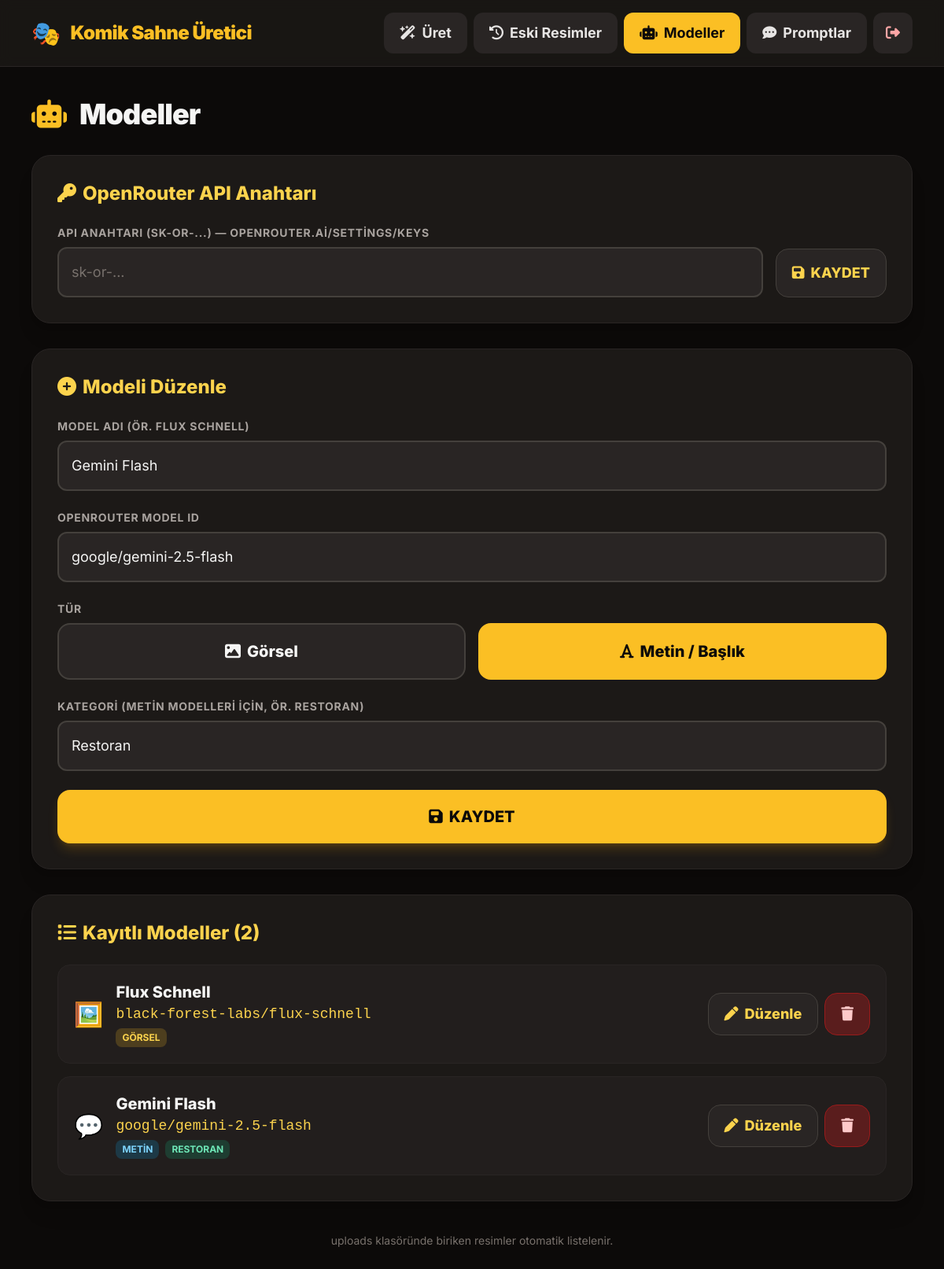
The page /models.php?duzenle=2 (signed in) on the database its author committed.
### tables this page shows
CREATE TABLE modeller (
        id INTEGER PRIMARY KEY AUTOINCREMENT,
        ad TEXT NOT NULL,
        model_id TEXT NOT NULL,
        tip TEXT NOT NULL DEFAULT 'gorsel',
        kategori TEXT NOT NULL DEFAULT ''
    );

### models.php (the view, shortened to what this page needs)
<?php
require __DIR__ . '/config.php';
$pdo = db();
$duzenle = null;
if (!empty($_GET['duzenle'])) {
    $h = $pdo->prepare("SELECT * FROM modeller WHERE id=?");
    $h->execute([(int)$_GET['duzenle']]);
    $duzenle = $h->fetch() ?: null;
}
$modeller = $pdo->query("SELECT * FROM modeller ORDER BY tip, ad")->fetchAll();
?>
<div class="space-y-8">
  <div class="flex items-center gap-4">
    <i class="fa-solid fa-robot text-4xl text-amber-400"></i>
    <h1 class="font-black text-3xl md:text-4xl tracking-tight">Modeller</h1>
  </div>
  <div class="card">
    <h2 class="font-extrabold text-2xl mb-6 text-amber-300"><i class="fa-solid fa-key mr-2"></i>OpenRouter API Anahtarı</h2>
    <form method="post" class="flex flex-col md:flex-row gap-4 items-end">
      <div class="flex-1 w-full">
        <label class="label">API Anahtarı (sk-or-...) — openrouter.ai/settings/keys</label>
        <input class="input" type="password" name="api_anahtar" value="<?= htmlspecialchars(api_anahtari()) ?>" placeholder="sk-or-...">
      </div>
      <button type="submit" class="btn-ikincil md:mb-0 !py-4 shrink-0 w-full md:w-auto"><i class="fa-solid fa-floppy-disk"></i> KAYDET</button>
    </form>
  </div>
  <div class="card">
    <h2 class="font-extrabold text-2xl mb-6 text-amber-300">
      <i class="fa-solid fa-circle-plus mr-2"></i><?= $duzenle ? 'Modeli Düzenle' : 'Yeni Model Ekle' ?>
    </h2>
    <form method="post" class="space-y-6">
      <div>
        <label class="label">Model Adı (ör. Flux Schnell)</label>
        <input class="input" type="text" name="ad" required value="<?= htmlspecialchars($duzenle['ad'] ?? '') ?>" placeholder="Model için takma ad">
      </div>
      <div>
        <label class="label">OpenRouter Model ID</label>
        <input class="input" type="text" name="model_id" required list="model_onerileri" value="<?= htmlspecialchars($duzenle['model_id'] ?? '') ?>" placeholder="ör. black-forest-labs/flux-schnell">
      </div>
      <div>
        <label class="label">Tür</label>
        <div class="grid grid-cols-2 gap-4">
          <label class="cursor-pointer">
            <span class="block text-center rounded-2xl border-2 border-stone-700 bg-stone-800 hover:border-amber-400 py-5 text-xl font-extrabold peer-checked:border-amber-400 peer-checked:bg-amber-400 peer-checked:text-stone-950 transition">
              <i class="fa-solid fa-image mr-2"></i>Görsel
            </span>
          </label>
          <label class="cursor-pointer">
            <span class="block text-center rounded-2xl border-2 border-stone-700 bg-stone-800 hover:border-amber-400 py-5 text-xl font-extrabold peer-checked:border-amber-400 peer-checked:bg-amber-400 peer-checked:text-stone-950 transition">
              <i class="fa-solid fa-font mr-2"></i>Metin / Başlık
            </span>
          </label>
        </div>
      </div>
      <div>
        <label class="label">Kategori (metin modelleri için, ör. Restoran)</label>
        <input class="input" type="text" name="kategori" list="sektor_onerileri" value="<?= htmlspecialchars($duzenle['kategori'] ?? '') ?>" placeholder="Sektör seçimi için">
      </div>
      <button type="submit" class="btn-main">
        <i class="fa-solid <?= $duzenle ? 'fa-floppy-disk' : 'fa-circle-plus' ?>"></i>
        <?= $duzenle ? 'KAYDET' : 'MODELİ EKLE' ?>
      </button>
    </form>
  </div>
  <div class="card">
    <h2 class="font-extrabold text-2xl mb-6 text-amber-300"><i class="fa-solid fa-list mr-2"></i>Kayıtlı Modeller (<?= count($modeller) ?>)</h2>
    <?php if (!$modeller): ?>
      <div class="text-center py-10 text-stone-400">
        <i class="fa-solid fa-robot text-6xl mb-4 text-stone-700"></i>
        <p class="text-2xl font-bold">Henüz model yok.</p>
        <p class="mt-2">Yukarıdan ilk modelini ekle — OpenRouter'dan bir model ID seç.</p>
      </div>
    <?php else: ?>
      <div class="space-y-4">
        <?php foreach ($modeller as $m):
            $gorselMi = $m['tip'] === 'gorsel'; ?>
          <div class="flex flex-col md:flex-row md:items-center justify-between gap-4 rounded-2xl border border-stone-800 bg-stone-800/50 p-5">
            <div class="flex items-start md:items-center gap-4">
              <span class="text-3xl"><?= $gorselMi ? '🖼️' : '💬' ?></span>
              <div>
                <div class="font-extrabold text-xl"><?= htmlspecialchars($m['ad']) ?></div>
                <code class="text-amber-300 text-lg break-all"><?= htmlspecialchars($m['model_id']) ?></code>
                <div class="mt-1 flex flex-wrap gap-2">
                  <span class="text-xs font-bold uppercase px-2 py-1 rounded-lg <?= $gorselMi ? 'bg-amber-400/20 text-amber-300' : 'bg-sky-500/20 text-sky-300' ?>"><?= $gorselMi ? 'Görsel' : 'Metin' ?></span>
                  <?php if (!$gorselMi && $m['kategori'] !== ''): ?>
                    <span class="text-xs font-bold uppercase px-2 py-1 rounded-lg bg-emerald-500/20 text-emerald-300"><?= htmlspecialchars($m['kategori']) ?></span>
                  <?php endif; ?>
                </div>
              </div>
            </div>
            <div class="flex gap-2 shrink-0">
              <a href="models.php?duzenle=<?= (int)$m['id'] ?>" class="btn-ikincil"><i class="fa-solid fa-pen"></i> Düzenle</a>
              <a href="models.php?sil=<?= (int)$m['id'] ?>" class="btn-tehlike" onclick="return confirm('Bu model silinsin mi?')"><i class="fa-solid fa-trash"></i></a>
            </div>
          </div>
        <?php endforeach; ?>
      </div>
    <?php endif; ?>
  </div>
</div>

### config.php (style rules this page uses)
.input { @apply w-full rounded-xl bg-stone-800 border-2 border-stone-700 px-4 py-4 text-lg text-stone-100 placeholder-stone-500 focus:outline-none focus:border-amber-400 transition; }
.label { @apply block text-sm font-bold uppercase tracking-wider text-stone-400 mb-2; }
.btn-main { @apply inline-flex items-center justify-center gap-2 w-full rounded-2xl bg-amber-400 hover:bg-amber-300 text-stone-950 text-xl font-extrabold py-5 shadow-lg shadow-amber-500/20 transition active:scale-95; }
.btn-ikincil { @apply inline-flex items-center justify-center gap-2 rounded-2xl bg-stone-800 hover:bg-stone-700 text-amber-300 text-lg font-extrabold px-5 py-3 border border-stone-700 transition active:scale-95; }
.btn-tehlike { @apply inline-flex items-center justify-center gap-2 rounded-2xl bg-red-900/60 hover:bg-red-800 text-red-200 text-lg font-extrabold px-5 py-3 border border-red-800 transition active:scale-95; }
.card { @apply bg-stone-900 border border-stone-800 rounded-3xl p-6 md:p-8 shadow-xl; }

### rows shown on the page
modeller: ad "Gemini Flash", model_id "google/gemini-2.5-flash", kategori "Restoran", model "google/gemini-2.5-flash", tip "METIN", kategori "RESTORAN"
modeller: ad "Flux Schnell", model "black-forest-labs/flux-schnell", tip "GÖRSEL"

### other values the page prints
$l[0] "Üret"
$l[0] "Eski Resimler"
$l[0] "Modeller"
$l[0] "Promptlar"
count($modeller) "2"
